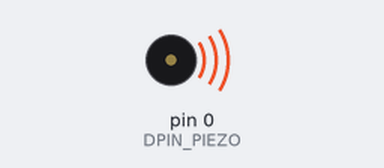
The sketch below on a simulated Arduino Uno, built with avr-gcc and run on an emulated ATmega328P. Parts: buzzer (waves = sounding). Random numbers use the default seed unless the sketch sets one.

Above: at 1.99 s.
At 10.1 s:
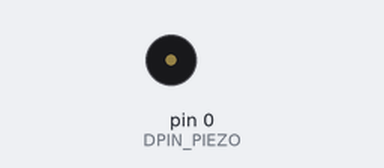
Timing chart, 0 to 11.6 s (numbered marks = the images above):
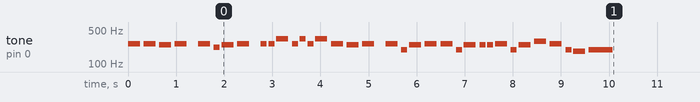

Measured:
- by itself, tone on pin 0 (DPIN_PIEZO): plays 262 Hz for 0.25 s, 262 Hz for 0.25 s, 247 Hz for 0.25 s, 262 Hz for 0.25 s, 262 Hz for 0.25 s, 220 Hz for 0.13 s … (35 notes in this stretch)

The sketch:

annoy_piezo_capt_planet.ino
```cpp
/*******************************
* Name    : annoy_piezo_capt_planet.ino
* Author  : Mike Malburg
* Purpose : Plays the Captain Planet theme song at random intervals (Annoy-o-tron style)
*******************************/

/*************************************************
 * Public Constants
 *************************************************/
#define NOTE_B0  31
#define NOTE_C1  33
#define NOTE_CS1 35
#define NOTE_D1  37
#define NOTE_DS1 39
#define NOTE_E1  41
#define NOTE_F1  44
#define NOTE_FS1 46
#define NOTE_G1  49
#define NOTE_GS1 52
#define NOTE_A1  55
#define NOTE_AS1 58
#define NOTE_B1  62
#define NOTE_C2  65
#define NOTE_CS2 69
#define NOTE_D2  73
#define NOTE_DS2 78
#define NOTE_E2  82
#define NOTE_F2  87
#define NOTE_FS2 93
#define NOTE_G2  98
#define NOTE_GS2 104
#define NOTE_A2  110
#define NOTE_AS2 117
#define NOTE_B2  123
#define NOTE_C3  131
#define NOTE_CS3 139
#define NOTE_D3  147
#define NOTE_DS3 156
#define NOTE_E3  165
#define NOTE_F3  175
#define NOTE_FS3 185
#define NOTE_G3  196
#define NOTE_GS3 208
#define NOTE_A3  220
#define NOTE_AS3 233
#define NOTE_B3  247
#define NOTE_C4  262
#define NOTE_CS4 277
#define NOTE_D4  294
#define NOTE_DS4 311
#define NOTE_E4  330
#define NOTE_F4  349
#define NOTE_FS4 370
#define NOTE_G4  392
#define NOTE_GS4 415
#define NOTE_A4  440
#define NOTE_AS4 466
#define NOTE_B4  494
#define NOTE_C5  523
#define NOTE_CS5 554
#define NOTE_D5  587
#define NOTE_DS5 622
#define NOTE_E5  659
#define NOTE_F5  698
#define NOTE_FS5 740
#define NOTE_G5  784
#define NOTE_GS5 831
#define NOTE_A5  880
#define NOTE_AS5 932
#define NOTE_B5  988
#define NOTE_C6  1047
#define NOTE_CS6 1109
#define NOTE_D6  1175
#define NOTE_DS6 1245
#define NOTE_E6  1319
#define NOTE_F6  1397
#define NOTE_FS6 1480
#define NOTE_G6  1568
#define NOTE_GS6 1661
#define NOTE_A6  1760
#define NOTE_AS6 1865
#define NOTE_B6  1976
#define NOTE_C7  2093
#define NOTE_CS7 2217
#define NOTE_D7  2349
#define NOTE_DS7 2489
#define NOTE_E7  2637
#define NOTE_F7  2794
#define NOTE_FS7 2960
#define NOTE_G7  3136
#define NOTE_GS7 3322
#define NOTE_A7  3520
#define NOTE_AS7 3729
#define NOTE_B7  3951
#define NOTE_C8  4186
#define NOTE_CS8 4435
#define NOTE_D8  4699
#define NOTE_DS8 4978

const int DPIN_PIEZO = 0;
const long ANNOY_MIN_SEC = (60 * 4);
const long ANNOY_MAX_SEC = (60 * 20);

int Melody_01[] =
{
  NOTE_C4, NOTE_C4, NOTE_B3, NOTE_C4, //cap-tain pla-net
  0, NOTE_C4, NOTE_A3, NOTE_B3, NOTE_C4, // he's our he-ro
  0, NOTE_C4, NOTE_C4, NOTE_E4, NOTE_C4, NOTE_E4, NOTE_C4, // go-nna take po-lu-tion

  NOTE_E4, NOTE_C4, NOTE_B3, NOTE_C4, // down to ze-ro

  0, NOTE_C4, NOTE_G3, NOTE_B3, NOTE_C4, // he's our pow-ers
  NOTE_C4, NOTE_G3, NOTE_B3, NOTE_B3, NOTE_B3, // mag-ni-fi-ied, and he's

  NOTE_C4, NOTE_G3, NOTE_B3, NOTE_D4, // fight-ing on the
  NOTE_C4, NOTE_G3, NOTE_FS3, NOTE_G3, // pla-net si-de!
};

int NoteDurations_01[] =
{
  4, 4, 4, 4, //cap-tain pla-net
  8, 4, 8, 4, 4, //he's our he-ro
  8, 8, 8, 4, 8, 8, 8, //gon-na take po-lu-tion

  4, 4, 4, 4, // down to ze-ro

  8, 4, 8, 4, 4, //he's our pow-ers
  4, 8, 4, 8, 8, // mag-ni-fi-ied, and he's

  4, 8, 4, 4, // fight-ing on the
  4, 8, 4, 2, //  pla-net si-de!
};


// Play a melody
void playMelody(int pin, int* melody, int* noteDurations, int numNotes)
{
  int iTotalNotes;
  int iNoteDurationMs;
  int iPauseBetweenNotesMs;

  for (int thisNote = 0; thisNote < numNotes; thisNote++)
  {
    iNoteDurationMs = (1000 / noteDurations[thisNote]);
    iPauseBetweenNotesMs = (iNoteDurationMs * 1.30);

    tone(pin, melody[thisNote], iNoteDurationMs);
    delay(iPauseBetweenNotesMs);
    noTone(pin);
  }
}

void setup()
{
  //Serial.begin(9600);
  pinMode(DPIN_PIEZO, OUTPUT);
}

void loop() {
  int iNumNotes;
  long nDelay;

  // Play main melody
  iNumNotes = (sizeof(Melody_01) / sizeof(Melody_01[0]));
  playMelody(DPIN_PIEZO, Melody_01, NoteDurations_01, iNumNotes);

  randomSeed(analogRead(0));

  nDelay = random(ANNOY_MIN_SEC, ANNOY_MAX_SEC) * 1000;
  //Serial.println(nDelay);

  delay(nDelay);
}
```
